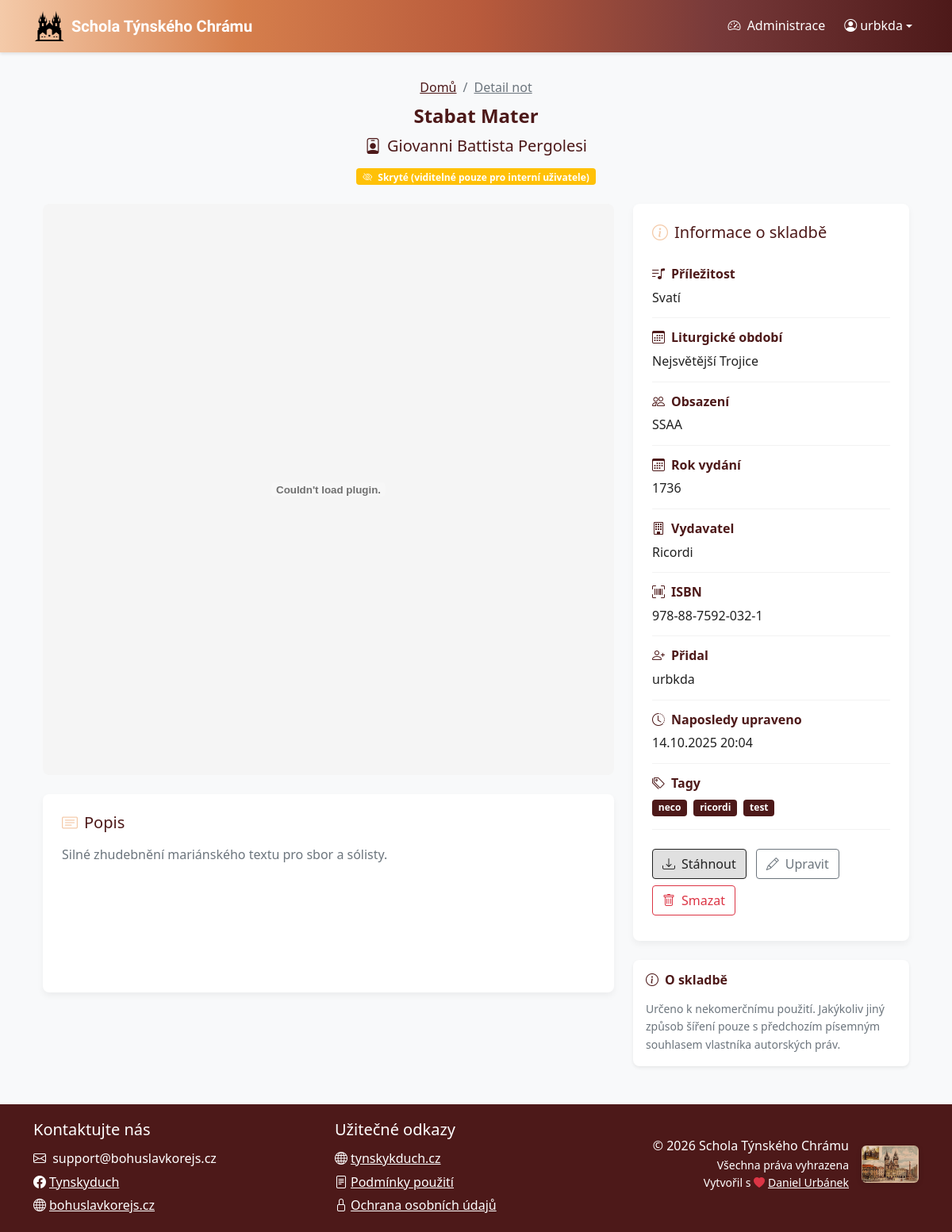
Page /noty/stabat-mater (signed in) on the committed database.
### sheet_music_app/models.py (models this page shows, shortened)
class Sheet(models.Model):
    CAST_CHOICES = [
        ("SATB", "SATB"),
        ("SSATB", "SSATB"),
        ("SSAA", "SSAA"),
        ("SSAB", "SSAB"),
        ("SSA", "SSA"),
        ("SAT", "SAT"),
        ("SAB", "SAB"),
        ("UNISON", "Unisono"),
        ("OTHER", "Jiné")
    ]
    SEASON_CHOICES = [
        ("ADVENT", "Advent"),
        ("CHRISTMAS", "Vánoce"),
        ("LENT", "Půst"),
        ("EASTER", "Velikonoce"),
        ("PENTECOST", "Letnice"),
        ("HOLY_TRINITY", "Nejsvětější Trojice"),
        ("INTERLUDE", "Mezidobí"),
        ("OTHER", "Žádné")
    ]
    USE_CHOICES = [
        ("HYMNS", "Chvalozpěvy"),
        ("EUCHARIST", "Eucharistie"),
        ("HOLY_SPIRIT", "Duch Svatý"),
        ("VIRGIN_MARY", "Panna Maria"),
        ("SAINTS", "Svatí"),
        ("WEDDINGS", "Svatební obřady"),
        ("FUNERAL", "Pohřebí obřady"),
        ("FOLK", "Lidové písně"),
        ("MINE", "Hornické písně"),
        ("OTHER", "Ostatní")
    ]
    title = models.CharField(max_length=200)
    composer = models.CharField(max_length=200)
    arranger = models.CharField(max_length=200, blank=True, null=True)
    cast = models.CharField(choices=CAST_CHOICES, blank=True, null=True, max_length=10)
    season = models.CharField(choices=SEASON_CHOICES, blank=True, null=True, max_length=50)
    use = models.CharField(choices=USE_CHOICES, blank=True, null=True, max_length=50)
    publication_year = models.IntegerField(blank=True, null=True)
    publisher = models.CharField(max_length=200, blank=True, null=True)
    isbn = models.CharField(max_length=20, blank=True, null=True)
    description = models.TextField(blank=True, null=True)
    date_created = models.DateTimeField(auto_now_add=True)
    date_modified = models.DateTimeField(auto_now=True)
    created_by = models.ForeignKey('auth.User', on_delete=models.CASCADE)
    modified_by = models.ForeignKey('auth.User', on_delete=models.CASCADE, related_name='modified_sheets')
    sheet_file = models.FileField()
    preview_image = models.ImageField(blank=True, null=True)
    public = models.BooleanField(default=False)
    slug = models.SlugField(max_length=255, unique=True, blank=True, null=True)
    tags = models.ManyToManyField(Tag, blank=True, related_name="sheets")

class Tag(models.Model):
    name = models.CharField(max_length=50, unique=True)
    class Meta:
        ordering = ["name"]

### sheet_music_app/views.py (the view)
# urls.py: path("noty/<slug:slug>", views.sheet_profile, name="sheet_profile"),
@login_required(login_url='login')
def sheet_profile(request, slug):
    sheet = get_object_or_404(Sheet, slug=slug)
    return render(request, "sheet_profile.html", {"sheet": sheet})

### sheet_music_app/templates/sheet_profile.html (shortened to what this page needs)
{% extends 'base.html' %}
{% load static %}
{% load permissions %}
{% block content %}
<div class="container mb-3">
    <div class="sheet-header">
        <div class="sheet-header-content text-center">
            <nav aria-label="breadcrumb" class="d-flex justify-content-center">
                <ol class="breadcrumb mb-2 mt-2">
                    <li class="breadcrumb-item"><a href="{% url 'home' %}" class="text-secondary">Domů</a></li>
                    <li class="breadcrumb-item active" aria-current="page"><a href="{% if sheet.slug %}{% url 'sheet_profile' sheet.slug %}{% else %}{% url 'sheet_profile_by_pk' sheet.id %}{% endif %}" class="text-muted">Detail not</a></li>
                </ol>
            </nav>
            <h1 class="fw-bold mb-2">{{ sheet.title }}</h1>
            <p class="lead mb-2">
                <i class="bi bi-person-badge me-2"></i>{{ sheet.composer }}
            </p>
            {% if not sheet.public %}
                <span class="badge bg-warning mt-1 mb-2">
                    <i class="bi bi-eye-slash me-1"></i> Skryté (viditelné pouze pro interní uživatele)
                </span>
            {% endif %}
        </div>
    </div>
</div>
<div class="container">
    <div class="row">
        <div class="col-lg-8">
            <div class="sheet-preview-container-large mb-4">
                {% if sheet.sheet_file %}
                    {% if sheet.sheet_file.url|slice:"-4:"|lower == ".pdf" %}
                        <embed src="{{ sheet.sheet_file.url }}#toolbar=0&navpanes=0&scrollbar=0" type="application/pdf" class="w-100" />
                    {% else %}
                        <img src="{{ sheet.sheet_file.url }}" alt="{{ sheet.title }}" class="img-fluid w-100" />
                    {% endif %}
                {% else %}
                    <div class="text-center p-5 bg-light">
                        <i class="bi bi-file-earmark-music display-1 text-muted"></i>
                        <p class="mt-3 text-muted">Náhled není k dispozici</p>
                    </div>
                {% endif %}
            </div>
            <div class="description-box">
                <h3 class="h5 mb-3">
                    <i class="bi bi-card-text me-2 text-primary"></i>Popis
                </h3>
                <div class="text-muted">
                    {% if sheet.description %}
                        {{ sheet.description|linebreaks }}
                    {% else %}
                        <em class="text-secondary">Zatím bez popisu.</em>
                    {% endif %}
                </div>
            </div>
        </div>
        <div class="col-lg-4">
            <div class="sheet-meta mb-4">
                <h3 class="h5 mb-3">
                    <i class="bi bi-info-circle me-2 text-primary"></i>Informace o skladbě
                </h3>
                <div class="meta-item">
                    <div class="meta-label">
                        <i class="bi bi-music-note-list me-2"></i><strong>Příležitost</strong>
                    </div>
                    <div class="meta-value">
                        {{ sheet.get_use_display|default:"Neuvedeno" }}
                    </div>
                </div>
                <div class="meta-item">
                    <div class="meta-label">
                        <i class="bi bi-calendar3 me-2"></i><strong>Liturgické období</strong>
                    </div>
                    <div class="meta-value">
                        {{ sheet.get_season_display|default:"Neuvedeno" }}
                    </div>
                </div>
                <div class="meta-item">
                    <div class="meta-label">
                        <i class="bi bi-people me-2"></i><strong>Obsazení</strong>
                    </div>
                    <div class="meta-value">
                        {{ sheet.get_cast_display|default:"Neuvedeno" }}
                    </div>
                </div>
                {% if sheet.publication_year %}
                <div class="meta-item">
                    <div class="meta-label">
                        <i class="bi bi-calendar3 me-2"></i><strong>Rok vydání</strong>
                    </div>
                    <div class="meta-value">
                        {{ sheet.publication_year }}
                    </div>
                </div>
                {% endif %}
                {% if sheet.publisher %}
                <div class="meta-item">
                    <div class="meta-label">
                        <i class="bi bi-building me-2"></i><strong>Vydavatel</strong>
                    </div>
                    <div class="meta-value">
                        {{ sheet.publisher }}
                    </div>
                </div>
                {% endif %}
                {% if sheet.isbn %}
                <div class="meta-item">
                    <div class="meta-label">
                        <i class="bi bi-upc-scan me-2"></i><strong>ISBN</strong>
                    </div>
                    <div class="meta-value">
                        {{ sheet.isbn }}
                    </div>
                </div>
                {% endif %}
                <div class="meta-item">
                    <div class="meta-label">
                        <i class="bi bi-person-plus me-2"></i><strong>Přidal</strong>
                    </div>
                    <div class="meta-value">
                        {{ sheet.created_by.get_full_name|default:sheet.created_by.username }}
                    </div>
                </div>
                <div class="meta-item">
                    <div class="meta-label">
                        <i class="bi bi-clock-history me-2"></i><strong>Naposledy upraveno</strong>
                    </div>
                    <div class="meta-value">
                        {{ sheet.date_modified|date:"d.m.Y H:i" }}
                    </div>
                </div>
                {% if sheet.tags.all %}
                <div class="meta-item">
                    <div class="meta-label">
                        <i class="bi bi-tags me-2"></i><strong>Tagy</strong>
                    </div>
                    <div class="meta-value">
                        {% for tag in sheet.tags.all %}
                            <span class="badge bg-secondary me-1 mb-1">{{ tag.name }}</span>
                        {% empty %}
                            <span class="text-muted">Žádné</span>
                        {% endfor %}
                    </div>
                </div>
                {% endif %}
                <div class="mt-2 pt-3 action-buttons">
                    {% if sheet.sheet_file %}
                        <a href="{{ sheet.sheet_file.url }}" class="btn btn-primary mb-2" download>
                            <i class="bi bi-download me-2"></i>Stáhnout
                        </a>
                    {% endif %}
                    {% if user|is_editor or user|is_superuser %}
                        <a href="{% url 'edit_sheet' sheet.id %}" class="btn btn-outline-secondary mb-2">
                            <i class="bi bi-pencil me-2"></i>Upravit
                        </a>
                        <button type="button"
                                class="btn btn-outline-danger mb-2"
                                data-bs-toggle="modal"
                                data-bs-target="#deleteModal">
                            <i class="bi bi-trash me-2"></i>Smazat
                        </button>
                    {% endif %}
                </div>
            </div>
            <div class="card border-0 shadow-sm">
                <div class="card-body">
                    <h5 class="card-title mb-3">
                        <i class="bi bi-info-circle me-2"></i>O skladbě
                    </h5>
                    <p class="card-text text-muted small">
                        Určeno k nekomerčnímu použití. Jakýkoliv jiný způsob šíření pouze s předchozím písemným souhlasem vlastníka autorských práv.
                    </p>
                </div>
            </div>
        </div>
    </div>
</div>
{% endblock %}

### sheet_music_app/templates/base.html (shortened to what this page needs)
<!DOCTYPE html>
{% load static %}
{% load permissions %}
<html lang="cs">
<head>
    <link href="https://cdn.jsdelivr.net/npm/bootstrap@5.0.2/dist/css/bootstrap.min.css" rel="stylesheet">
    <link rel="stylesheet" href="https://cdn.jsdelivr.net/npm/bootstrap-icons@1.9.1/font/bootstrap-icons.css">
    <link href="{% static 'css/style.css' %}" rel="stylesheet">
</head>
<body class="d-flex flex-column min-vh-100">
    <header>
        <nav class="navbar navbar-expand-lg navbar-dark sticky-top">
            <div class="container">
                <a class="navbar-brand d-flex align-items-center" href="{% url 'home' %}">
                    <img src="{% static 'images/tynsky_duch_logo.png' %}" alt="Logo" width="40" height="40" class="d-inline-block align-text-top me-2">
                    <span class="text-black uncial-antiqua-regular">Schola Týnského Chrámu</span>
                </a>
                <div class="navbar-collapse" id="navbarNav">
                    <ul class="navbar-nav">
                        {% if user.is_authenticated %}
                            {% if user|is_superuser %}
                            <li class="nav-item me-2">
                                <a class="nav-link" href="/admin/" target="_blank">
                                    <i class="bi bi-speedometer2 me-1"></i> Administrace
                                </a>
                            </li>
                            {% endif %}
                            <li class="nav-item dropdown">
                                <a class="nav-link dropdown-toggle d-flex align-items-center" href="#" id="userDropdown" role="button" data-bs-toggle="dropdown" aria-expanded="false">
                                    <i class="bi bi-person-circle me-1"></i> <span>{{ user.get_short_name|default:user.username }}</span>
                                </a>
                            </li>
                        {% endif %}
                    </ul>
                </div>
            </div>
        </nav>
    </header>
    <main class="flex-grow-1 py-4">
        <div class="container">
            {% block content %}{% endblock %}
        </div>
    </main>
    <footer class="bg-secondary py-3 mt-auto">
        <div class="container">
            <div class="row">
                <div class="col text-center text-white text-md-start">
                    <p class="mb-2 text-white fs-5">Kontaktujte nás</p>
                    <p class="mb-1"><i class="bi bi-envelope me-1"></i> support@bohuslavkorejs.cz</p>
                    <p class="mb-1"><a href="https://www.facebook.com/tynskyduch/" class="text-white"><i class="bi bi-facebook me-1"></i>Tynskyduch</a></p>
                    <p class="mb-0"><a href="https://bohuslavkorejs.cz/" class="text-white"><i class="bi bi-globe me-1"></i>bohuslavkorejs.cz</a></p>
                </div>
                <div class="col text-center text-white text-md-start">
                    <p class="mb-2 text-white fs-5">Užitečné odkazy</p>
                    <p class="mb-1"><a href="https://tynskyduch.webnode.cz/" class="text-white"><i class="bi bi-globe me-1"></i>tynskykduch.cz</a></p>
                    <p class="mb-1"><a href="{% url 'terms_and_conditions' %}" class="text-white"><i class="bi bi-file-text me-1"></i>Podmínky použití</a></p>
                    <p class="mb-1"><a href="{% url 'privacy_policy' %}" class="text-white"><i class="bi bi-lock me-1"></i>Ochrana osobních údajů</a></p>
                </div>
                <div class="col d-flex flex-column align-items-center align-items-md-end mt-2 mt-md-0 text-white">
                    <div class="d-flex align-items-center gap-3 mt-4">
                        <div class="text-end">
                            <p class="mb-0">&copy; {% now "Y" %} Schola Týnského Chrámu</p>
                            <p class="small mb-0">Všechna práva vyhrazena</p>
                            <p class="small mb-0">Vytvořil s <i class="bi bi-heart-fill text-danger me-1"></i><a href="https://www.linkedin.com/in/daniel-urbanek-9079aa332/" class="text-white">Daniel Urbánek</a></p>
                        </div>
                        <img src="{% static 'images/tynsky_chram_pohled.jpg' %}"
                             alt="Týnský chrám"
                             class="footer-mark d-none d-sm-block"
                             loading="lazy">
                    </div>
                </div>
            </div>
        </div>
    </footer>
</body>
</html>

### rows in the picture
Sheet: title "Stabat Mater", composer "Giovanni Battista Pergolesi", description "Silné zhudebnění mariánského textu pro sbor a sólisty.", use "Svatí", season "Nejsvětější Trojice", cast "SSAA", publication_year "1736", publisher "Ricordi", isbn "978-88-7592-032-1", created_by.get_full_name "urbkda", date_modified "14.10.2025 20:04"
Tag: name "neco"
Tag: name "ricordi"
Tag: name "test"

### other values in the picture
{{ user.get_short_name|default:user.username }} "urbkda"
